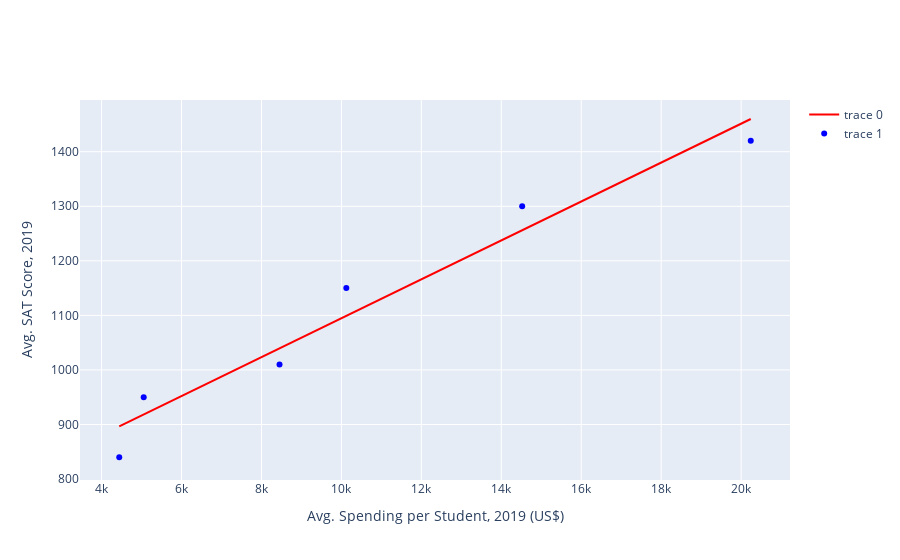

Notebook code cell kept with this figure:
### Code cell
fig = go.Figure()

x0 = np.min(data[:,0])
y0 = a * x0 + b

x1 = np.max(data[:,0])
y1 = a * x1 + b


fig.add_trace(go.Scatter(x=[x0,x1], y=[y0,y1],
                    mode='lines',
                    marker = dict(color = "Red")
                    ))
fig.add_trace(go.Scatter(x=data[:,0], y=data[:,1],
                    mode='markers',
                    marker = dict(color = "Blue")))
fig.update_layout(xaxis_title = "Avg. Spending per Student, 2019 (US$)",
                  yaxis_title = "Avg. SAT Score, 2019")

fig.show()

### Figure 1 — Plotly figure (JSON) as saved in the notebook; plotly's stock layout.template omitted (floating-point values rounded to 4 significant figures)
{"data": [{"marker": {"color": "Red"}, "mode": "lines", "type": "scatter", "x": [4442, 20241], "y": [896.6, 1460.0]}, {"marker": {"color": "Blue"}, "mode": "markers", "type": "scatter", "x": [10123, 8452, 20241, 5054, 4442, 14522], "y": [1150, 1010, 1420, 950, 840, 1300]}], "layout": {"xaxis": {"title": {"text": "Avg. Spending per Student, 2019 (US$)"}}, "yaxis": {"title": {"text": "Avg. SAT Score, 2019"}}}}
